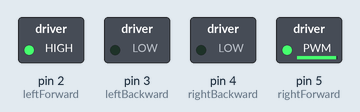
The sketch below on a simulated Arduino Uno, built with avr-gcc and run on an emulated ATmega328P. Parts: switched loads named in the sketch (green lamp = pin HIGH).

Above: at 0.1 s.
Timing chart, 0 to 1.6 s (numbered marks = the images above):
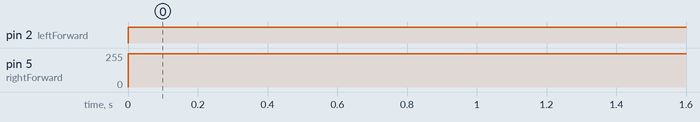

The sketch:

Motors.ino
```cpp
const int leftForward = 2;
const int leftBackward = 3;
const int rightForward = 5;
const int rightBackward = 4;

int val = 250;

void setup()
{
  pinMode(leftForward , OUTPUT);
  pinMode(leftBackward , OUTPUT);
  pinMode(rightForward , OUTPUT);
  pinMode(rightBackward , OUTPUT);
}

void loop()
{
  analogWrite (leftForward,val);
  analogWrite (rightForward,val);
  delay(10);
}
```

Measured:
- by itself, pin 2 (leftForward): LOW → HIGH at 0.00 s
- by itself, pin 5 (rightForward): 0/255 → 250/255 at 0.00 s
